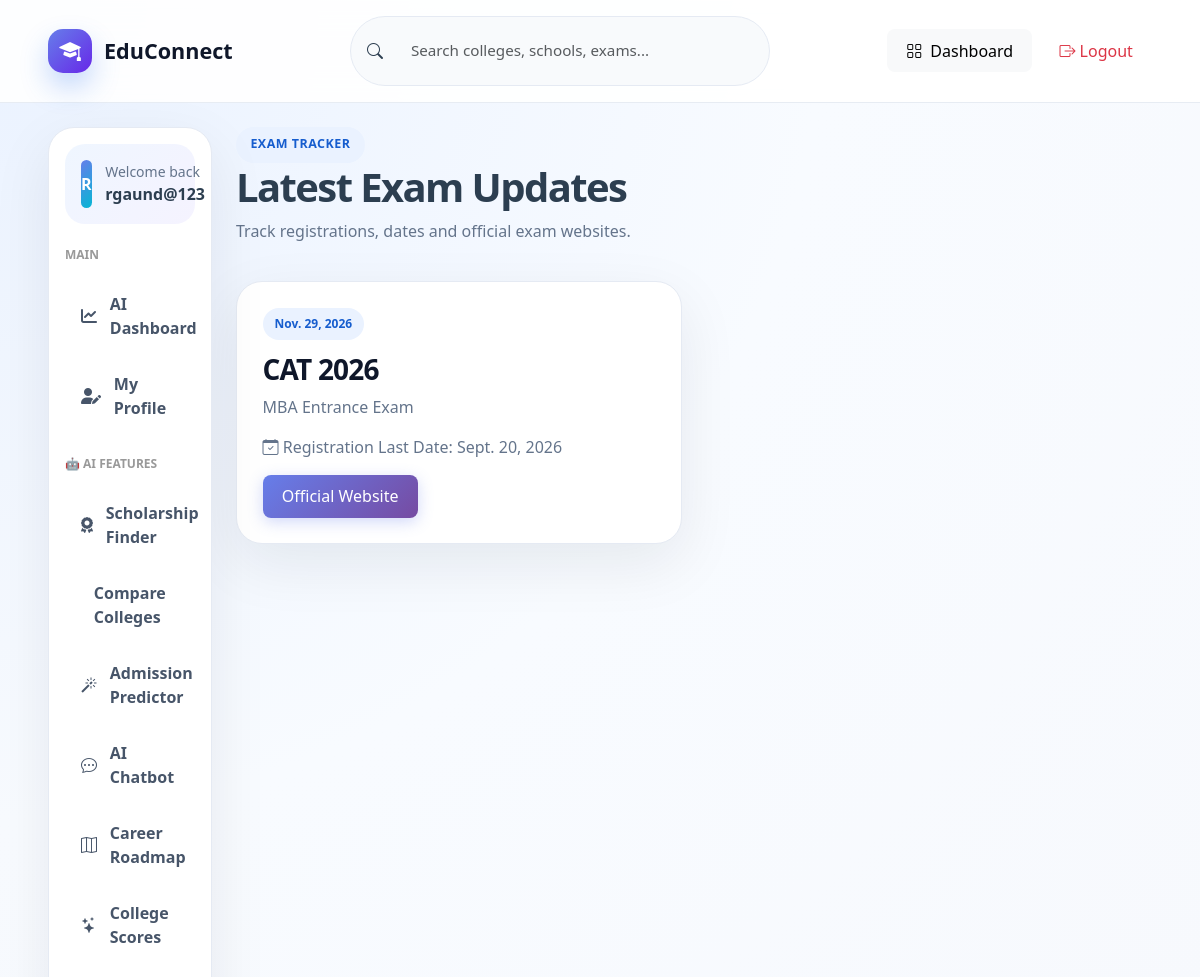
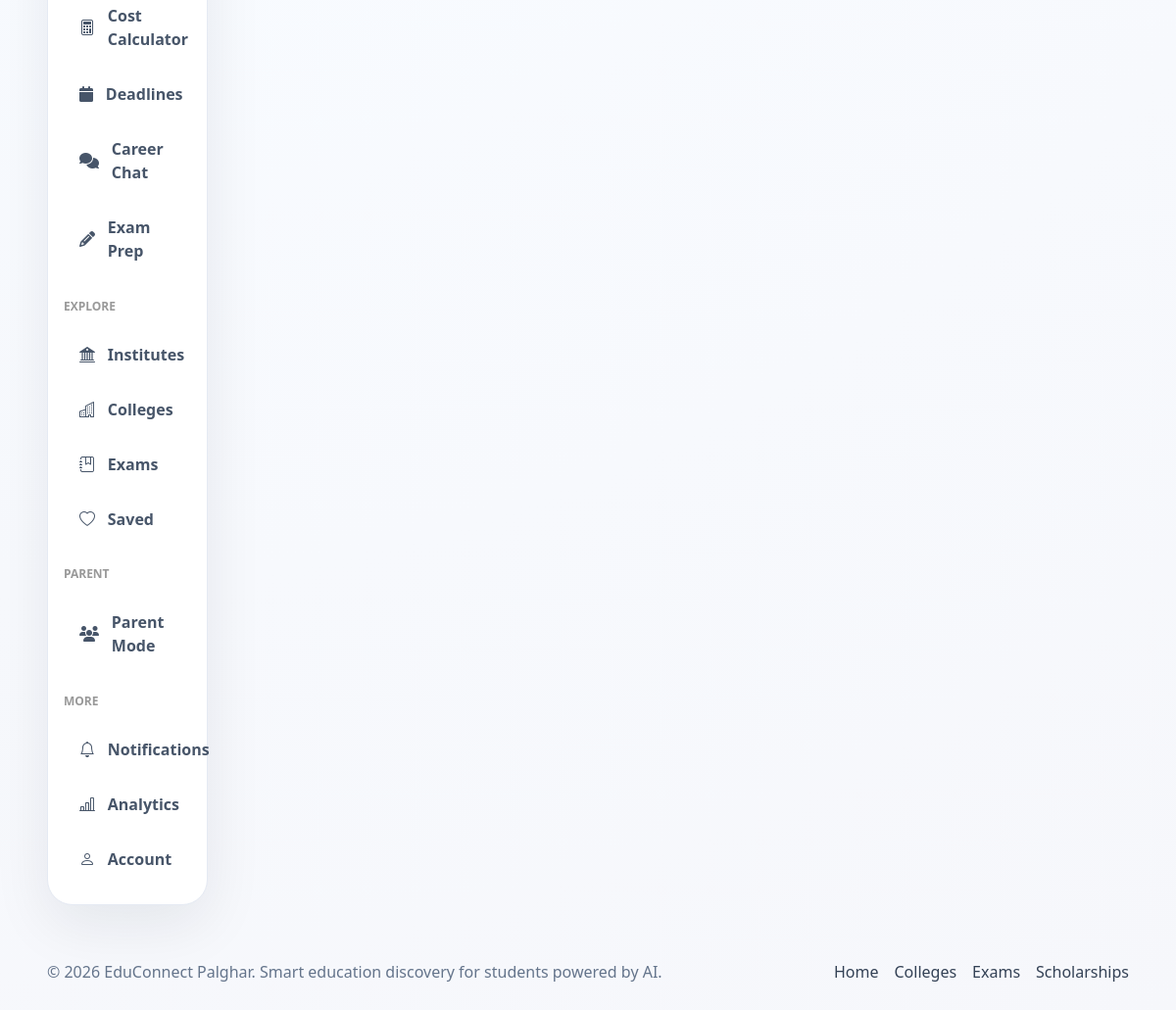
Screenshot of /exams/ (signed in) with the database file from the repository (2 pictures, top to bottom).
### accounts/models.py (models this page shows, shortened)
class CustomUser(AbstractUser):
    mobile = models.CharField(max_length=15, unique=True)
    email_verified = models.BooleanField(default=False)
    mobile_verified = models.BooleanField(default=False)
    is_parent = models.BooleanField(default=False)
    user_type = models.CharField(
        max_length=20,
        choices=[('student', 'Student'), ('parent', 'Parent')],
        default='student'
    )

class Exam(models.Model):
    name = models.CharField(max_length=100)
    exam_date = models.DateField()
    registration_last_date = models.DateField()
    official_website = models.URLField()
    description = models.TextField()

### accounts/views.py (the view)
# urls.py: path('exams/', exam_list, name='exams'),
@login_required(login_url='login')
def exam_list(request):
    exams = Exam.objects.all().order_by('exam_date')
    return render(request, 'accounts/exams.html', {'exams': exams})

### accounts/templates/accounts/exams.html (shortened to what this page needs)
{% extends "accounts/base.html" %}
{% block content %}
<div class="page-title-row"><div><span class="eyebrow dark">Exam tracker</span><h1>Latest Exam Updates</h1><p>Track registrations, dates and official exam websites.</p></div></div>
<div class="row g-4">{% for exam in exams %}<div class="col-md-6"><div class="directory-card"><span class="dir-badge">{{ exam.exam_date }}</span><h3>{{ exam.name }}</h3><p>{{ exam.description }}</p><p><i class="bi bi-calendar-check"></i> Registration Last Date: {{ exam.registration_last_date }}</p><a href="{{ exam.official_website }}" target="_blank" class="btn btn-primary btn-pill">Official Website</a></div></div>{% empty %}<div class="empty-state">No exams added yet.</div>{% endfor %}</div>
{% endblock %}

### accounts/templates/accounts/base.html (shortened to what this page needs)
{% load static %}
<!DOCTYPE html>
<html lang="en">
<head>
    <link href="https://cdn.jsdelivr.net/npm/bootstrap@5.3.3/dist/css/bootstrap.min.css" rel="stylesheet">
    <link href="https://cdn.jsdelivr.net/npm/bootstrap-icons@1.11.3/font/bootstrap-icons.css" rel="stylesheet">
    <link rel="stylesheet" href="https://cdnjs.cloudflare.com/ajax/libs/font-awesome/6.4.0/css/all.min.css">
    <link href="{% static 'accounts/css/main.css' %}" rel="stylesheet">
    <link href="{% static 'accounts/css/ai_features.css' %}" rel="stylesheet">
</head>
<body>
<header class="et-navbar">
    <div class="container-fluid px-3 px-lg-5">
        <div class="d-flex align-items-center justify-content-between gap-3 py-3">
            <a class="et-brand" href="{% url 'home' %}">
                <span class="et-brand-icon"><i class="bi bi-mortarboard-fill"></i></span>
                <span>EduConnect</span>
            </a>
            <form action="{% url 'institutes' %}" method="get" class="et-nav-search d-none d-lg-flex">
                <i class="bi bi-search"></i>
                <input type="search" name="q" placeholder="Search colleges, schools, exams...">
            </form>
            <div class="d-flex align-items-center gap-2">
                {% if request.user.is_authenticated %}
                    <a class="btn btn-light btn-pill d-none d-md-inline-flex" href="{% url 'smart_dashboard' %}"><i class="bi bi-grid me-2"></i>Dashboard</a>
                    <a class="btn btn-outline-danger btn-pill" href="{% url 'logout' %}"><i class="bi bi-box-arrow-right me-1"></i>Logout</a>
                {% else %}
                    <a class="btn btn-light btn-pill" href="{% url 'login' %}">Login</a>
                    <a class="btn btn-primary btn-pill" href="{% url 'register' %}">Register</a>
                {% endif %}
            </div>
        </div>
    </div>
</header>
<main class="et-main">
    <div class="container-fluid px-3 px-lg-5 py-4">
        <div class="row g-4">
            {% if request.user.is_authenticated %}
            <aside class="col-xl-2 col-lg-3">
                <nav class="et-sidebar">
                    <div class="sidebar-user">
                        <span class="sidebar-avatar">{{ request.user.username|slice:':1'|upper }}</span>
                        <div>
                            <small>Welcome back</small>
                            <strong>{{ request.user.username }}</strong>
                        </div>
                    </div>
                    <h6 class="sidebar-section-title mt-3">MAIN</h6>
                    <a href="{% url 'smart_dashboard' %}" class="side-link"><i class="fas fa-chart-line"></i> AI Dashboard</a>
                    <a href="{% url 'student_profile' %}" class="side-link"><i class="fas fa-user-edit"></i> My Profile</a>
                    <h6 class="sidebar-section-title mt-4">🤖 AI FEATURES</h6>
                    <a href="{% url 'scholarship_finder' %}" class="side-link"><i class="fas fa-award"></i> Scholarship Finder</a>
                    <a href="{% url 'college_comparison' %}" class="side-link"> Compare Colleges</a>
                    <a href="{% url 'admission_predictor' %}" class="side-link"><i class="bi bi-magic"></i> Admission Predictor</a>
                    <a href="{% url 'education_chatbot' %}" class="side-link"><i class="bi bi-chat-dots"></i> AI Chatbot</a>
                    <a href="{% url 'career_roadmap' %}" class="side-link"><i class="bi bi-map"></i> Career Roadmap</a>
                    <a href="{% url 'college_scores' %}" class="side-link"><i class="bi bi-stars"></i> College Scores</a>
                    <a href="{% url 'cost_calculator' %}" class="side-link"><i class="bi bi-calculator"></i> Cost Calculator</a>
                    <a href="{% url 'admission_deadlines' %}" class="side-link"><i class="fas fa-calendar"></i> Deadlines</a>
                    <a href="{% url 'career_guidance' %}" class="side-link"><i class="fas fa-comments"></i> Career Chat</a>
                    <a href="{% url 'exam_recommendations' %}" class="side-link"><i class="fas fa-pencil-alt"></i> Exam Prep</a>
                    <h6 class="sidebar-section-title mt-4">EXPLORE</h6>
                    <a href="{% url 'institute_list' %}" class="side-link"><i class="bi bi-bank2"></i> Institutes</a>
                    <a href="{% url 'college_search' %}" class="side-link"><i class="bi bi-buildings"></i> Colleges</a>
                    <a href="{% url 'exams' %}" class="side-link"><i class="bi bi-journal-bookmark"></i> Exams</a>
                    <a href="{% url 'saved_colleges' %}" class="side-link"><i class="bi bi-heart"></i> Saved</a>
                    <h6 class="sidebar-section-title mt-4">PARENT</h6>
                    <a href="{% url 'parent_register' %}" class="side-link"><i class="fas fa-users"></i> Parent Mode</a>
                    <h6 class="sidebar-section-title mt-4">MORE</h6>
                    <a href="{% url 'notifications' %}" class="side-link"><i class="bi bi-bell"></i> Notifications</a>
                    <a href="{% url 'analytics' %}" class="side-link"><i class="bi bi-bar-chart-line"></i> Analytics</a>
                    <a href="{% url 'profile' %}" class="side-link"><i class="bi bi-person"></i> Account</a>
                </nav>
            </aside>
            {% endif %}
            <section class="{% if request.user.is_authenticated %}col-xl-10 col-lg-9{% else %}col-12{% endif %}">
                {% block content %}{% endblock %}
            </section>
        </div>
    </div>
</main>
<footer class="et-footer">
    <div class="container-fluid px-3 px-lg-5 d-flex flex-column flex-md-row justify-content-between align-items-center gap-2">
        <p class="mb-0">© 2026 EduConnect Palghar. Smart education discovery for students powered by AI.</p>
        <div class="d-flex gap-3">
            <a href="{% url 'home' %}">Home</a>
            <a href="{% url 'college_search' %}">Colleges</a>
            <a href="{% url 'exams' %}">Exams</a>
            <a href="{% url 'scholarship_finder' %}">Scholarships</a>
        </div>
    </div>
</footer>
</body>
</html>

### accounts/static/accounts/css/main.css (style rules this page uses)
:root { --primary:#1266f1;--primary2:#6728e8;--orange:#ffb703;--green:#12b981;--slate:#0f172a;--muted:#64748b;--surface:#ffffff;--bg:#f5f8ff;--border:#e5eaf3;--shadow:0 20px 60px rgba(15,23,42,.08);--radius:26px }
* { box-sizing:border-box }
body { font-family:Inter,system-ui,-apple-system,Segoe UI,sans-serif;background:radial-gradient(circle at top left,#eaf2ff 0,#f8fbff 35%,#f6f7fb 100%);color:#132238;min-height:100vh }
a { text-decoration:none }
.btn-pill { border-radius:999px }
.et-navbar { position:sticky;top:0;z-index:1030;background:rgba(255,255,255,.9);backdrop-filter:blur(18px);border-bottom:1px solid rgba(226,232,240,.8) }
.et-brand { display:flex;align-items:center;gap:.75rem;font-weight:900;font-size:1.35rem;color:#0f172a }
.et-brand-icon { width:44px;height:44px;border-radius:15px;background:linear-gradient(135deg,var(--primary),var(--primary2));display:flex;align-items:center;justify-content:center;color:#fff;box-shadow:0 14px 28px rgba(18,102,241,.25) }
.et-nav-search { min-width:420px;background:#f8fafc;border:1px solid var(--border);border-radius:999px;align-items:center;padding:.65rem 1rem;gap:.75rem }
.et-nav-search input { border:0;outline:0;background:transparent;width:100% }
.et-main { min-height:calc(100vh - 90px) }
.et-sidebar { background:#fff;border:1px solid var(--border);border-radius:var(--radius);box-shadow:var(--shadow);padding:1rem;position:sticky;top:100px }
.sidebar-user { display:flex;align-items:center;gap:.85rem;background:linear-gradient(135deg,#eff6ff,#f5f3ff);border-radius:20px;padding:1rem;margin-bottom:1rem }
.sidebar-user small { display:block;color:var(--muted) }
.sidebar-avatar { width:48px;height:48px;border-radius:16px;background:linear-gradient(135deg,var(--primary),#06b6d4);color:#fff;font-weight:800;display:flex;align-items:center;justify-content:center }
.side-link { display:flex;align-items:center;gap:.8rem;color:#475569;padding:.85rem 1rem;border-radius:16px;font-weight:600;margin-bottom:.3rem }
.et-footer { padding:2rem 0;color:var(--muted) }
.et-footer a { color:#334155 }
.eyebrow { display:inline-flex;align-items:center;gap:.4rem;border-radius:999px;background:rgba(255,255,255,.16);padding:.55rem .9rem;font-weight:800;text-transform:uppercase;letter-spacing:.04em;font-size:.78rem }
.eyebrow.dark { background:#eaf2ff;color:#165dce }
.feature-card,.directory-card,.content-card,.filter-panel,.auth-card,.glass-panel,.cta-panel,.metric-card,.profile-card { background:#fff;border:1px solid var(--border);border-radius:var(--radius);box-shadow:var(--shadow);padding:1.6rem;display:block;color:#0f172a }
.feature-card h3,.directory-card h3,.content-card h2 { font-weight:900;letter-spacing:-.03em }
.feature-card p,.directory-card p,.page-title-row p { color:var(--muted) }
.page-title-row { display:flex;justify-content:space-between;gap:1rem;align-items:center;margin-bottom:1.4rem }
.page-title-row h1 { font-weight:900;letter-spacing:-.04em }
.directory-card { height:100%;transition:.2s }
.dir-badge { display:inline-flex;background:#eaf2ff;color:#165dce;border-radius:999px;padding:.45rem .75rem;font-weight:800;font-size:.75rem;margin-bottom:.8rem }

### accounts/static/accounts/css/ai_features.css (style rules this page uses)
:root { --primary: #667eea; --primary-dark: #5568d3; --secondary: #764ba2; --success: #28a745; --danger: #dc3545; --warning: #ffc107; --info: #17a2b8; --light: #f8f9fa; --dark: #343a40; --gradient-primary: linear-gradient(135deg, #667eea 0%, #764ba2 100%); --shadow-sm: 0 1px 3px rgba(0, 0, 0, 0.1); --shadow-md: 0 4px 6px rgba(0, 0, 0, 0.1); --shadow-lg: 0 15px 35px rgba(0, 0, 0, 0.15); --transition: all 0.3s cubic-bezier(0.4, 0, 0.2, 1); }
body { font-family: 'Segoe UI', Tahoma, Geneva, Verdana, sans-serif; background-color: #f5f7fa; color: #2c3e50; }
.container, .container-fluid { max-width: 1400px; }
.btn { border-radius: 8px; font-weight: 500; transition: var(--transition); border: none; padding: 0.6rem 1.2rem; }
.btn-primary { background: var(--gradient-primary); color: white; box-shadow: 0 4px 15px rgba(102, 126, 234, 0.3); }
.form-control, .form-select { border: 1px solid #e0e4e8; border-radius: 8px; padding: 0.75rem 1rem; transition: var(--transition); font-size: 0.95rem; }
.gap-2 { gap: 0.5rem; }
.gap-3 { gap: 1rem; }
.mb-0 { margin-bottom: 0 !important; }

### accounts/templates/accounts/base.html (style rules this page uses)
.sidebar-section-title { font-size: 0.75rem; font-weight: 700; text-transform: uppercase; color: #999; padding: 0.5rem 0; margin-top: 1rem !important; }

### rows the page displays
CustomUser: user.username "R", user.username "rgaund@123"
Exam: exam_date "Nov. 29, 2026", name "CAT 2026", description "MBA Entrance Exam", registration_last_date "Sept. 20, 2026"
